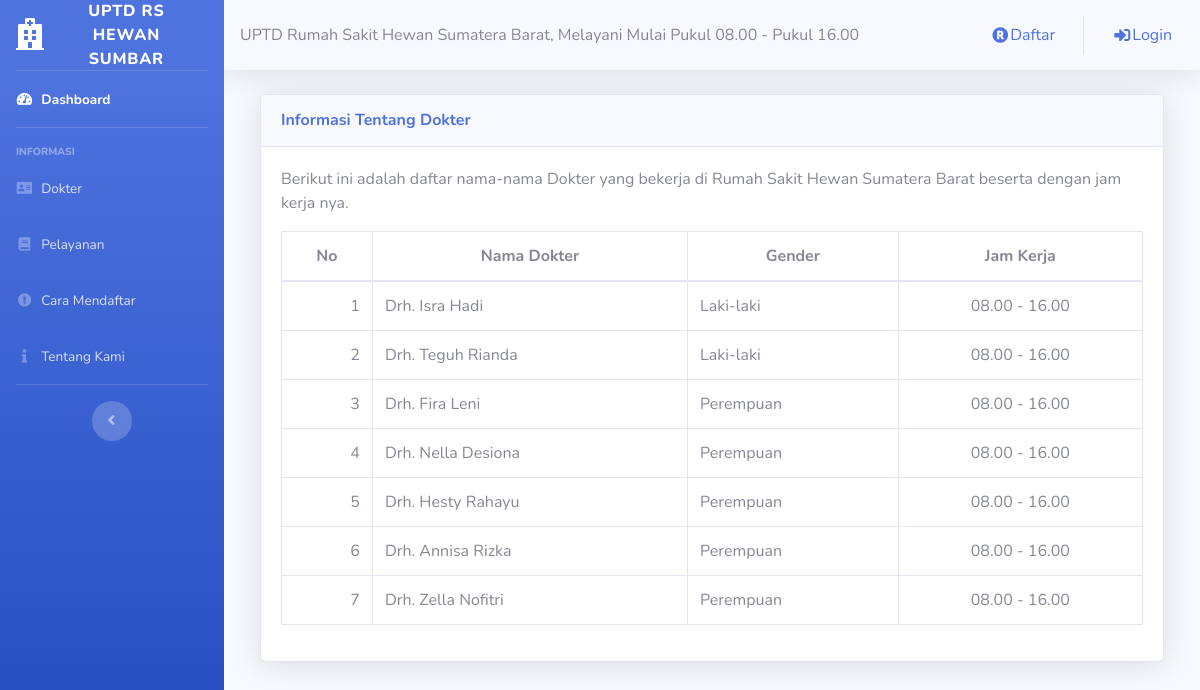
The app's page /infodokter.php with its own data.
### tables this page shows
CREATE TABLE `tbl_dokter` (
  `kd_dokter` varchar(5) NOT NULL,
  `nm_dokter` varchar(50) NOT NULL,
  `gender` varchar(15) NOT NULL,
  `jam_kerja` text NOT NULL
);

### infodokter.php (the view)
<?php
	include ('style/header.php');
	include ('style/sidebar.php');
?>
<div class="container-fluid">
	<div class="col-lg-12">
		<div class="card shadow mt-3 mb-3">
			<div class="card-header py-3">
				<h6 class="m-0 font-weight-bold text-primary">Informasi Tentang Dokter</h6>
			</div>
			<div class="card-body">
				<p>Berikut ini adalah daftar nama-nama Dokter yang bekerja di Rumah Sakit Hewan Sumatera Barat beserta dengan jam kerja nya.</p>
				<table class="table table-bordered">
					<thead>
						<tr align="center">
							<th>No</th>
							<th>Nama Dokter</th>
							<th>Gender</th>
							<th>Jam Kerja</th>
						</tr>
					</thead>
					<tbody>
						<?php
							include ('config/koneksi.php');
							$no = 1;
							$qq = mysqli_query($konek, "SELECT * FROM tbl_dokter");
							while($dd = mysqli_fetch_assoc($qq)){
						?>
						<tr>
							<td align="right"><?php echo $no++; ?></td>
							<td><?php echo $dd['nm_dokter']; ?></td>
							<td><?php echo $dd['gender']; ?></td>
							<td align="center"><?php echo $dd['jam_kerja']; ?></td>
						</tr>
						<?php
							}
						?>
					</tbody>
				</table>
			</div>
		</div>
	</div>
</div>
<?php
	include ('style/footer.php');
?>

### style/header.php (shortened to what this page needs)
<!DOCTYPE html>
<html lang="en">
<head>
  <link href="../rs-hewan/assets/vendor/fontawesome-free/css/all.min.css" rel="stylesheet" type="text/css">
  <link href="../rs-hewan/assets/css/sb-admin-2.min.css" rel="stylesheet">
</head>

### style/sidebar.php (shortened to what this page needs)
<body id="page-top">
  <div id="wrapper">
    <ul class="navbar-nav bg-gradient-primary sidebar sidebar-dark accordion" id="accordionSidebar">
      <a class="sidebar-brand d-flex align-items-center justify-content-center" href="index.php">
        <div class="sidebar-brand-icon">
          <i class="fas fa-hospital"></i>
        </div>
        <div class="sidebar-brand-text mx-3">UPTD RS HEWAN SUMBAR</div>
      </a>
      <hr class="sidebar-divider my-0">
      <li class="nav-item active">
        <a class="nav-link" href="index.php">
          <i class="fas fa-fw fa-tachometer-alt"></i>
          <span>Dashboard</span></a>
        </li>
        <hr class="sidebar-divider">
        <div class="sidebar-heading">
          Informasi
        </div>
        <li class="nav-item">
          <a class="nav-link" href="infodokter.php">
            <i class="fas fa-fw fa-address-card"></i>
            <span>Dokter</span></a>
          </li>
          <li class="nav-item">
            <a class="nav-link" href="infopelayanan.php">
              <i class="fas fa-fw fa-book"></i>
              <span>Pelayanan</span></a>
            </li>
            <li class="nav-item">
              <a class="nav-link" href="infomendaftar.php">
                <i class="fas fa-fw fa-exclamation-circle"></i>
                <span>Cara Mendaftar</span></a>
              </li>
              <li class="nav-item">
                <a class="nav-link" href="infokami.php">
                  <i class="fas fa-fw fa-info"></i>
                  <span>Tentang Kami</span></a>
                </li>
                <hr class="sidebar-divider d-none d-md-block">
                <div class="text-center d-none d-md-inline">
                  <button class="rounded-circle border-0" id="sidebarToggle"></button>
                </div>
              </ul>
              <div id="content-wrapper" class="d-flex flex-column">
                <div id="content">
                  <nav class="navbar navbar-expand bg-blue topbar mb-4 static-top shadow">
                    UPTD Rumah Sakit Hewan Sumatera Barat, Melayani Mulai Pukul 08.00 - Pukul 16.00
                    <ul class="navbar-nav ml-auto">
                      <li class="nav-item">
                        <a class="nav-link" href="regis.php">
                          <i class="fas fa-fw fa-registered"></i>
                          <span>Daftar</span></a>
                        </li>
                        <li class="nav-item">
                          <a class="nav-link" href="login.php">
                            <i class="fas fa-fw fa-sign-in-alt"></i>
                            <span>Login</span></a>
                          </li>
                        </ul>
                      </nav>

### style/footer.php (shortened to what this page needs)
</body>
</html>

### records on screen
tbl_dokter: nm_dokter "Drh. Isra Hadi", gender "Laki-laki", jam_kerja "08.00 - 16.00"
tbl_dokter: nm_dokter "Drh. Teguh Rianda", gender "Laki-laki", jam_kerja "08.00 - 16.00"
tbl_dokter: nm_dokter "Drh. Fira Leni", gender "Perempuan", jam_kerja "08.00 - 16.00"
tbl_dokter: nm_dokter "Drh. Nella Desiona", gender "Perempuan", jam_kerja "08.00 - 16.00"
tbl_dokter: nm_dokter "Drh. Hesty Rahayu", gender "Perempuan", jam_kerja "08.00 - 16.00"
tbl_dokter: nm_dokter "Drh. Annisa Rizka", gender "Perempuan", jam_kerja "08.00 - 16.00"
tbl_dokter: nm_dokter "Drh. Zella Nofitri", gender "Perempuan", jam_kerja "08.00 - 16.00"
